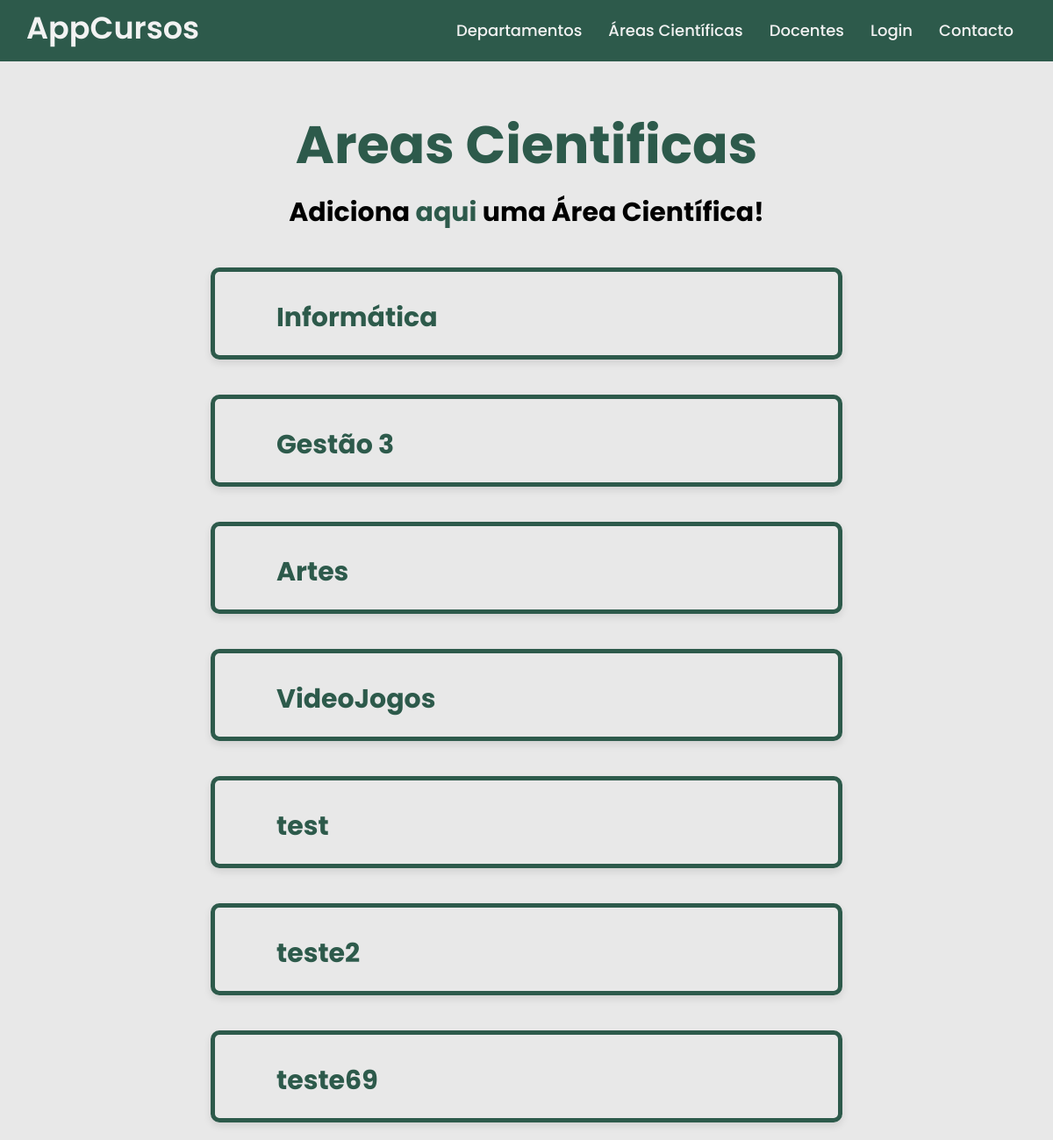
Screenshot of /AppCurso/areasCientificas with the database file from the repository.
### curso/models.py (models this page shows, shortened)
class AreaCientifica (models.Model):
    nome = models.CharField(max_length = 50)

### curso/views.py (the view)
# urls.py: path('areasCientificas', views.listAreasCientificas_view , name = 'areasCientificas'),
def listAreasCientificas_view(request):
    context = {
        'areasCientificas' : AreaCientifica.objects.all()
    }
    return render(request, 'listAreasCientificas.html', context)

### curso/templates/listAreasCientificas.html
{% extends "layout3.html" %}
{% block content %}
    <div class = "cursoTeste">
<h1 class="titulo2">Areas Cientificas</h1>
{% if request.user.is_authenticated %}
    <h1 class="titulo3">Adiciona <a href="https://a22202735.pythonanywhere.com/AppCurso/novaAreaCientifica"><span class = "green">aqui</span></a> uma Área Científica!</h1>
{% else %}
     <h1 class="titulo3">Adiciona <a href="https://a22202735.pythonanywhere.com/Autenticacao/login/AppCurso/novaAreaCientifica"><span class = "green">aqui</span></a> uma Área Científica!</h1>
{% endif %}
    {% for areaCientifica in areasCientificas %}
                <div class="article-box1">
                   <div class="info-content">
                       <ul>
                        <h4><a href= "https://a22202735.pythonanywhere.com/AppCurso/areaCientifica/{{areaCientifica.nome}}">{{areaCientifica.nome}}</a></h4>
                       </ul>
                   </div>
                </div>
    {% endfor %}
    </div>
{% endblock %}

### curso/static/cursos/estilos.css (style rules this page uses)
* { margin: 0; padding: 0; box-sizing: border-box; font-family: 'Poppins', sans-serif; }
body { background: #e8e8e8; }
.info-content h4 { font-size: 30px; }
.titulo2 { margin-top: 100px; text-align: center; color: #2d5a4b; font-size: 60px; }
.titulo3 { margin-top: 10px; text-align: center; color: #00000; font-size: 30px; }
.titulo3 a { text-decoration:none; }
.article-box1 { display: flex; justify-content: space-between; align-items: flex-start; color: #2d5a4b; padding: 20px; border-radius: 10px; box-shadow: 0 4px 8px rgba(0, 0, 0, 0.1); border: 5px solid #2d5a4b; max-width: 60%; margin-left: 20%; margin-bottom: 20px; height: auto; overflow: hidden; margin-top: 40px; }
.green { color : #2d5a4b; }
.info-content { display: flex; }
.info-content a { color: #2d5a4b; font-size: 30px; margin-left: 50px; margin-top: 10px; text-align: center; display: flex; text-decoration:none; }

### rows the page displays
AreaCientifica: nome "Informática"
AreaCientifica: nome "Gestão 3"
AreaCientifica: nome "Artes"
AreaCientifica: nome "VideoJogos"
AreaCientifica: nome "test"
AreaCientifica: nome "teste2"
AreaCientifica: nome "teste69"
